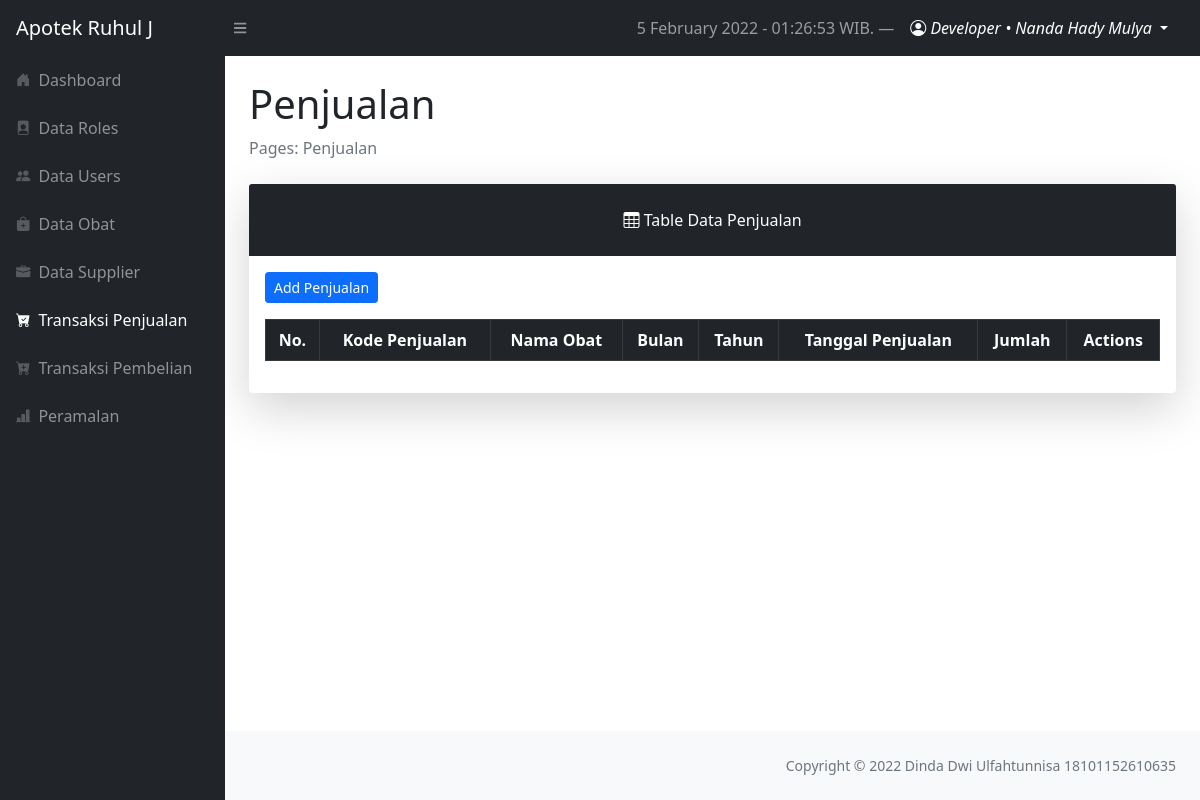
/layouts/dashboard/index.php?page=penjualan (signed in), run on an earlier commit of the app's database.
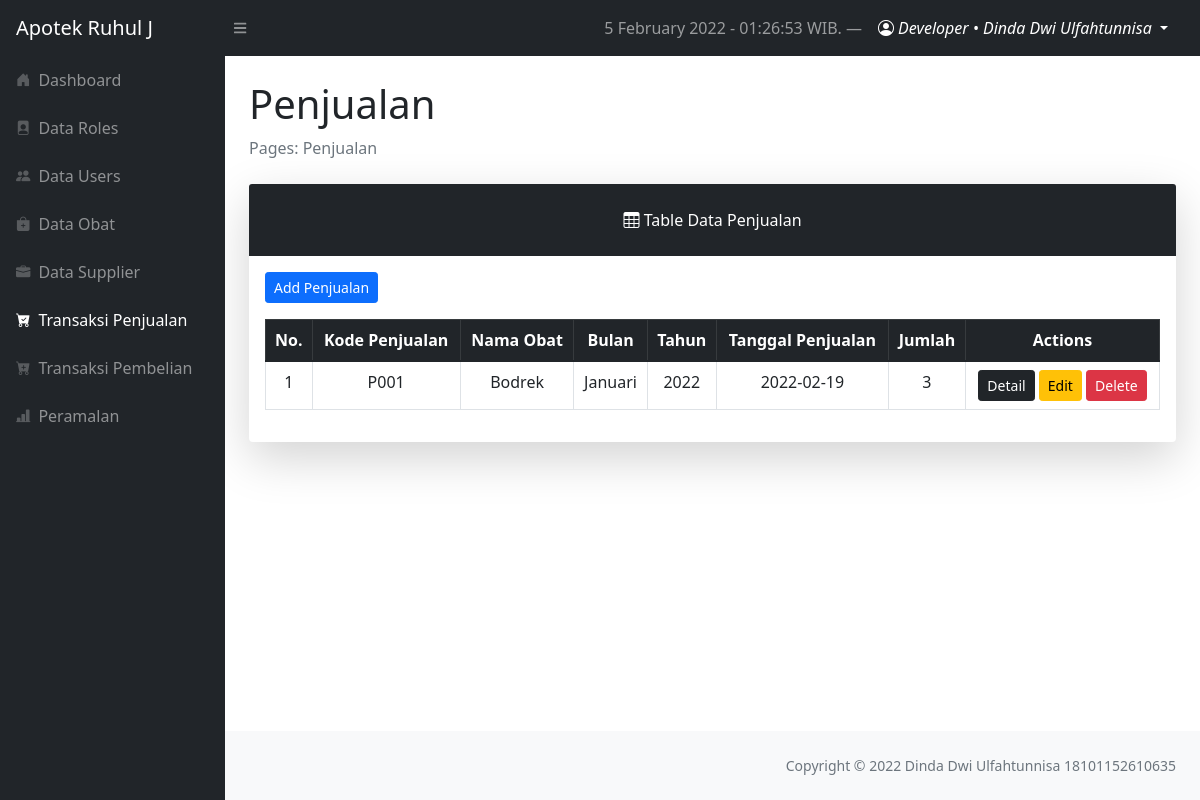
And on a later commit of the database.
### tables this page shows
CREATE TABLE `tbl_penjualan` (
  `penjualan_id` int(11) NOT NULL,
  `kode_penjualan` varchar(10) NOT NULL,
  `obat_id` int(11) NOT NULL,
  `bulan` varchar(11) NOT NULL,
  `tahun` year(4) NOT NULL,
  `tgl_penjualan` date NOT NULL,
  `jumlah` int(11) NOT NULL
);

CREATE TABLE `tbl_obat` (
  `obat_id` int(11) NOT NULL,
  `kode_obat` varchar(10) NOT NULL,
  `nama_obat` varchar(50) NOT NULL,
  `kedaluwarsa` date NOT NULL,
  `harga_beli` int(11) NOT NULL,
  `harga_jual` int(11) NOT NULL,
  `satuan_obat` varchar(10) NOT NULL,
  `stok` int(11) NOT NULL,
  `supplier_id` int(11) NOT NULL
);

### config/functionDate.php (called while the page is built, shortened)
<?php
$timenow = date("j F Y - H:i:s");

### config/config.php (called while the page is built, shortened)
<?php
$localhost  = "localhost";
$username   = "root";
$password   = "";
$db         = "skripsi_dinda";
$conn = mysqli_connect($localhost, $username, $password, $db);
function query($query)
{
    global $conn;
    $result = mysqli_query($conn, $query);
    while ($row = mysqli_fetch_assoc($result)) {
        $rows[] = $row;
    }
    return $rows;
}

### layouts/dashboard/penjualan/index.php (the view, shortened to what this page needs)
<?php
require '../../config/config.php';
$penjualans = query("SELECT * FROM tbl_penjualan INNER JOIN tbL_obat ON tbl_penjualan.obat_id = tbl_obat.obat_id");
$no = 1;
?>
<main>
    <div class="container-fluid px-4">
        <h1 class="mt-4">Penjualan</h1>
        <ol class="breadcrumb mb-4">
            <li class="breadcrumb-item active">Pages: Penjualan</li>
        </ol>
        <div class="card shadow-lg border-0 mb-4">
            <div class="card-header border-0 text-center p-4 bg-dark text-white">
                <i class="bi bi-table"></i>
                Table Data Penjualan
            </div>
            <div class="card-body">
                <a href="?page=penjualan/create" class="btn btn-sm btn-primary mb-3">Add Penjualan</a>
                <table class="table table-bordered table-hover table-responsive-sm text-center">
                    <thead class="table-dark">
                        <th scope="col">No.</th>
                        <th scope="col">Kode Penjualan</th>
                        <th scope="col">Nama Obat</th>
                        <th scope="col">Bulan</th>
                        <th scope="col">Tahun</th>
                        <th scope="col">Tanggal Penjualan</th>
                        <th scope="col">Jumlah</th>
                        <th scope="col">Actions</th>
                    </thead>
                    <tbody>
                        <?php foreach ($penjualans as $penjualan) : ?>
                            <tr>
                                <td><?= $no++; ?></td>
                                <td><?= $penjualan['kode_penjualan']; ?></td>
                                <td><?= $penjualan['nama_obat']; ?></td>
                                <td><?= $penjualan['bulan']; ?></td>
                                <td><?= $penjualan['tahun']; ?></td>
                                <td><?= $penjualan['tgl_penjualan']; ?></td>
                                <td><?= $penjualan['jumlah']; ?></td>
                                <td>
                                    <a href="index.php?page=penjualan/detail&id=<?= $penjualan['penjualan_id'] ?>" class="btn btn-sm btn-dark">Detail</a>
                                    <a href="index.php?page=penjualan/update&id=<?= $penjualan['penjualan_id'] ?>" class="btn btn-sm btn-warning">Edit</a>
                                    <a href="index.php?page=penjualan/delete&id=<?= $penjualan['penjualan_id'] ?>" class="btn btn-sm btn-danger" onclick="return confirm('Are you sure to delete Penjualan?')">Delete</a>
                                </td>
                            </tr>
                        <?php endforeach; ?>
                    </tbody>
                </table>
            </div>
        </div>
</main>

### layouts/components/topnav.php (shortened to what this page needs)
<nav class="sb-topnav navbar navbar-expand navbar-dark bg-dark">
    <a class="navbar-brand ps-3" href="index.php?page=dashboard">Apotek Ruhul J</a>
    <button class="btn btn-link btn-sm order-1 order-lg-0 me-4 me-lg-0" id="sidebarToggle" href="#!">
        <i class="fas fa-bars"></i>
    </button>
    <div class="d-none d-md-inline-block ms-auto">
        <ul class="navbar-nav ms-md-0 me-3 me-lg-4">
            <li class="nav-item text-white">
                <a href="#" class="nav-link"><?= $timenow; ?> WIB. &mdash;</a>
            </li>
            <li class="nav-item dropdown">
                <a class="nav-link dropdown-toggle text-white" id="navbarDropdown" href="#" role="button" data-bs-toggle="dropdown" aria-expanded="false">
                    <i class="bi bi-person-circle"></i>
                    <span class="text-capitalize fst-italic">
                        <?= $_SESSION['username']; ?> &bull; <?= $_SESSION['fullname']; ?>
                    </span>
                </a>
            </li>
        </ul>
</nav>

What changed in the data, as far as the page shows it:
added tbl_penjualan: kode_penjualan "P001", obat.nama_obat "Bodrek", bulan "Januari", tahun "2022", tgl_penjualan "2022-02-19", jumlah "3"
Also different on the page:
$_SESSION['fullname']: "Nanda Hady Mulya" → "Dinda Dwi Ulfahtunnisa"
